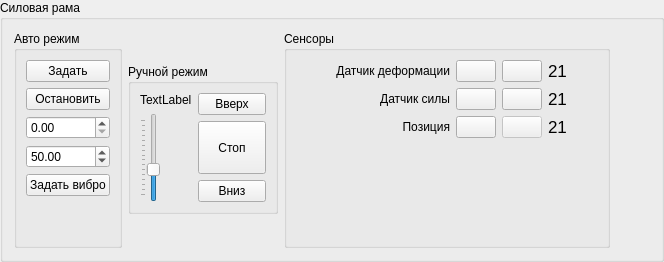
                   <widget class="QGroupBox" name="grpLoadFrame">
                    <property name="title">
                     <string>Силовая рама</string>
                    </property>
                    <layout class="QHBoxLayout" name="horizontalLayout_13">
                     <item>
                      <widget class="QGroupBox" name="groupBox">
                       <property name="maximumSize">
                        <size>
                         <width>130</width>
                         <height>16777215</height>
                        </size>
                       </property>
                       <property name="title">
                        <string>Авто режим</string>
                       </property>
                       <layout class="QVBoxLayout" name="verticalLayout_22">
                        <item>
                         <layout class="QVBoxLayout" name="verticalLayout_11">
                          <item>
                           <widget class="QPushButton" name="btnLoadFrameSetTarget">
                            <property name="text">
                             <string>Задать</string>
                            </property>
                           </widget>
                          </item>
                          <item>
                           <widget class="QPushButton" name="btnLoadFrameUnlockPid">
                            <property name="text">
                             <string>Остановить</string>
                            </property>
                           </widget>
                          </item>
                          <item>
                           <widget class="QDoubleSpinBox" name="spinLoadFrameTargetPIDMin">
                            <property name="toolTip">
                             <string>Минимальное значение амплитуды</string>
                            </property>
                            <property name="maximum">
                             <double>1000000.000000000000000</double>
                            </property>
                            <property name="singleStep">
                             <double>10.000000000000000</double>
                            </property>
                            <property name="value">
                             <double>0.000000000000000</double>
                            </property>
                           </widget>
                          </item>
                          <item>
                           <widget class="QDoubleSpinBox" name="spinLoadFrameTargetPID">
                            <property name="toolTip">
                             <string>Максимальная амплитуда или целевое значение обычного ступенчатого набора</string>
                            </property>
                            <property name="minimum">
                             <double>5.000000000000000</double>
                            </property>
                            <property name="maximum">
                             <double>2000.000000000000000</double>
                            </property>
                            <property name="singleStep">
                             <double>50.000000000000000</double>
                            </property>
                            <property name="value">
                             <double>50.000000000000000</double>
                            </property>
                           </widget>
                          </item>
                          <item>
                           <widget class="QPushButton" name="btnLoadFrameSetVibro">
                            <property name="text">
                             <string>Задать вибро</string>
                            </property>
                           </widget>
                          </item>
                         </layout>
                        </item>
                        <item>
                         <spacer name="verticalSpacer_5">
                          <property name="orientation">
                           <enum>Qt::Vertical</enum>
                          </property>
                          <property name="sizeHint" stdset="0">
                           <size>
                            <width>20</width>
                            <height>40</height>
                           </size>
                          </property>
                         </spacer>
                        </item>
                       </layout>
                      </widget>
                     </item>
                     <item>
                      <widget class="QGroupBox" name="grpLoadFrameManualMode">
                       <property name="minimumSize">
                        <size>
                         <width>150</width>
                         <height>150</height>
                        </size>
                       </property>
                       <property name="maximumSize">
                        <size>
                         <width>150</width>
                         <height>150</height>
                        </size>
                       </property>
                       <property name="title">
                        <string>Ручной режим</string>
                       </property>
                       <layout class="QVBoxLayout" name="verticalLayout_14">
                        <item>
                         <layout class="QHBoxLayout" name="horizontalLayout">
                          <item>
                           <layout class="QVBoxLayout" name="verticalLayout_5">
                            <item>
                             <widget class="QLabel" name="lblLoadFrameSpeed">
                              <property name="text">
                               <string>TextLabel</string>
                              </property>
                             </widget>
                            </item>
                            <item>
                             <widget class="QSlider" name="sliderLoadFrameSpeed">
                              <property name="maximum">
                               <number>150</number>
                              </property>
                              <property name="sliderPosition">
                               <number>50</number>
                              </property>
                              <property name="orientation">
                               <enum>Qt::Vertical</enum>
                              </property>
                              <property name="tickPosition">
                               <enum>QSlider::TicksAbove</enum>
                              </property>
                              <property name="tickInterval">
                               <number>10</number>
                              </property>
                             </widget>
                            </item>
                           </layout>
                          </item>
                          <item>
                           <layout class="QVBoxLayout" name="verticalLayout_10">
                            <item>
                             <widget class="QPushButton" name="btnLoadFrameMoveUp">
                              <property name="text">
                               <string>Вверх</string>
                              </property>
                              <property name="icon">
                               <iconset resource="resources/resources.qrc">
                                <normaloff>:/icons/arrow-up.png</normaloff>:/icons/arrow-up.png</iconset>
                              </property>
                             </widget>
                            </item>
                            <item>
                             <widget class="QPushButton" name="btnLoadFrameStopStepper">
                              <property name="sizePolicy">
                               <sizepolicy hsizetype="Minimum" vsizetype="Minimum">
                                <horstretch>0</horstretch>
                                <verstretch>0</verstretch>
                               </sizepolicy>
                              </property>
                              <property name="text">
                               <string>Стоп</string>
                              </property>
                              <property name="icon">
                               <iconset resource="resources/resources.qrc">
                                <normaloff>:/icons/arrow-stop.png</normaloff>:/icons/arrow-stop.png</iconset>
                              </property>
                             </widget>
                            </item>
                            <item>
                             <widget class="QPushButton" name="btnLoadFrameMoveDown">
                              <property name="text">
                               <string>Вниз</string>
                              </property>
                              <property name="icon">
                               <iconset resource="resources/resources.qrc">
                                <normaloff>:/icons/arrow-down.png</normaloff>:/icons/arrow-down.png</iconset>
                              </property>
                             </widget>
                            </item>
                           </layout>
                          </item>
                         </layout>
                        </item>
                       </layout>
                      </widget>
                     </item>
                     <item>
                      <widget class="QGroupBox" name="groupBox">
                       <property name="title">
                        <string>Сенсоры</string>
                       </property>
                       <layout class="QVBoxLayout" name="verticalLayout_12">
                        <item>
                         <layout class="QHBoxLayout" name="horizontalLayout_5">
                          <item>
                           <spacer name="horizontalSpacer_2">
                            <property name="orientation">
                             <enum>Qt::Horizontal</enum>
                            </property>
                            <property name="sizeHint" stdset="0">
                             <size>
                              <width>40</width>
                              <height>20</height>
                             </size>
                            </property>
                           </spacer>
                          </item>
                          <item>
                           <widget class="QLabel" name="label_2">
                            <property name="text">
                             <string>Датчик деформации</string>
                            </property>
                            <property name="alignment">
                             <set>Qt::AlignRight|Qt::AlignTrailing|Qt::AlignVCenter</set>
                            </property>
                            <property name="wordWrap">
                             <bool>true</bool>
                            </property>
                           </widget>
                          </item>
                          <item>
                           <widget class="QPushButton" name="btnLoadFrameSensorDeformSetZero">
                            <property name="text">
                             <string/>
                            </property>
                            <property name="icon">
                             <iconset resource="resources/resources.qrc">
                              <normaloff>:/icons/set-zero.png</normaloff>:/icons/set-zero.png</iconset>
                            </property>
                           </widget>
                          </item>
                          <item>
                           <widget class="QPushButton" name="btnLoadFrameSensorDeformReset">
                            <property name="text">
                             <string/>
                            </property>
                            <property name="icon">
                             <iconset resource="resources/resources.qrc">
                              <normaloff>:/icons/reset_zero.png</normaloff>:/icons/reset_zero.png</iconset>
                            </property>
                           </widget>
                          </item>
                          <item>
                           <widget class="QLabel" name="lblLoadFrameDeformSensor">
                            <property name="minimumSize">
                             <size>
                              <width>50</width>
                              <height>0</height>
                             </size>
                            </property>
                            <property name="font">
                             <font>
                              <pointsize>13</pointsize>
                             </font>
                            </property>
                            <property name="text">
                             <string>21</string>
                            </property>
                           </widget>
                          </item>
                         </layout>
                        </item>
                        <item>
                         <layout class="QHBoxLayout" name="horizontalLayout_2">
                          <item>
                           <spacer name="horizontalSpacer">
                            <property name="orientation">
                             <enum>Qt::Horizontal</enum>
                            </property>
                            <property name="sizeHint" stdset="0">
                             <size>
                              <width>40</width>
                              <height>20</height>
                             </size>
                            </property>
                           </spacer>
                          </item>
                          <item>
                           <widget class="QLabel" name="label">
                            <property name="text">
                             <string>Датчик силы</string>
                            </property>
                            <property name="alignment">
                             <set>Qt::AlignRight|Qt::AlignTrailing|Qt::AlignVCenter</set>
                            </property>
                            <property name="wordWrap">
                             <bool>true</bool>
                            </property>
                           </widget>
                          </item>
                          <item>
                           <widget class="QPushButton" name="btnLoadFrameSensorForceSetZero">
                            <property name="text">
                             <string/>
                            </property>
                            <property name="icon">
                             <iconset resource="resources/resources.qrc">
                              <normaloff>:/icons/set-zero.png</normaloff>:/icons/set-zero.png</iconset>
                            </property>
                           </widget>
                          </item>
                          <item>
                           <widget class="QPushButton" name="btnLoadFrameSensorForceReset">
                            <property name="text">
                             <string/>
                            </property>
                            <property name="icon">
                             <iconset resource="resources/resources.qrc">
                              <normaloff>:/icons/reset_zero.png</normaloff>:/icons/reset_zero.png</iconset>
                            </property>
                           </widget>
                          </item>
                          <item>
                           <widget class="QLabel" name="lblLoadFrameForceSensor">
                            <property name="minimumSize">
                             <size>
                              <width>50</width>
                              <height>0</height>
                             </size>
                            </property>
                            <property name="font">
                             <font>
                              <pointsize>13</pointsize>
                             </font>
                            </property>
                            <property name="text">
                             <string>21</string>
                            </property>
                           </widget>
                          </item>
                         </layout>
                        </item>
                        <item>
                         <layout class="QHBoxLayout" name="horizontalLayout_7">
                          <item>
                           <spacer name="horizontalSpacer_6">
                            <property name="orientation">
                             <enum>Qt::Horizontal</enum>
                            </property>
                            <property name="sizeHint" stdset="0">
                             <size>
                              <width>40</width>
                              <height>20</height>
                             </size>
                            </property>
                           </spacer>
                          </item>
                          <item>
                           <widget class="QLabel" name="label_4">
                            <property name="text">
                             <string>Позиция</string>
                            </property>
                            <property name="alignment">
                             <set>Qt::AlignRight|Qt::AlignTrailing|Qt::AlignVCenter</set>
                            </property>
                            <property name="wordWrap">
                             <bool>true</bool>
                            </property>
                           </widget>
                          </item>
                          <item>
                           <widget class="QPushButton" name="btnLoadFrameSensorPositionSetZero">
                            <property name="enabled">
                             <bool>true</bool>
                            </property>
                            <property name="text">
                             <string/>
                            </property>
                            <property name="icon">
                             <iconset resource="resources/resources.qrc">
                              <normaloff>:/icons/set-zero.png</normaloff>:/icons/set-zero.png</iconset>
                            </property>
                           </widget>
                          </item>
                          <item>
                           <widget class="QPushButton" name="btnLoadFrameSensorPositionReset">
                            <property name="enabled">
                             <bool>false</bool>
                            </property>
                            <property name="text">
                             <string/>
                            </property>
                            <property name="icon">
                             <iconset resource="resources/resources.qrc">
                              <normaloff>:/icons/reset_zero.png</normaloff>:/icons/reset_zero.png</iconset>
                            </property>
                           </widget>
                          </item>
                          <item>
                           <widget class="QLabel" name="lblLoadFrameForceSensorPosition">
                            <property name="minimumSize">
                             <size>
                              <width>50</width>
                              <height>0</height>
                             </size>
                            </property>
                            <property name="font">
                             <font>
                              <pointsize>13</pointsize>
                             </font>
                            </property>
                            <property name="text">
                             <string>21</string>
                            </property>
                           </widget>
                          </item>
                         </layout>
                        </item>
                        <item>
                         <spacer name="verticalSpacer_2">
                          <property name="orientation">
                           <enum>Qt::Vertical</enum>
                          </property>
                          <property name="sizeHint" stdset="0">
                           <size>
                            <width>20</width>
                            <height>40</height>
                           </size>
                          </property>
                         </spacer>
                        </item>
                       </layout>
                      </widget>
                     </item>
                     <item>
                      <spacer name="horizontalSpacer_5">
                       <property name="orientation">
                        <enum>Qt::Horizontal</enum>
                       </property>
                       <property name="sizeHint" stdset="0">
                        <size>
                         <width>40</width>
                         <height>20</height>
                        </size>
                       </property>
                      </spacer>
                     </item>
                    </layout>
                   </widget>
